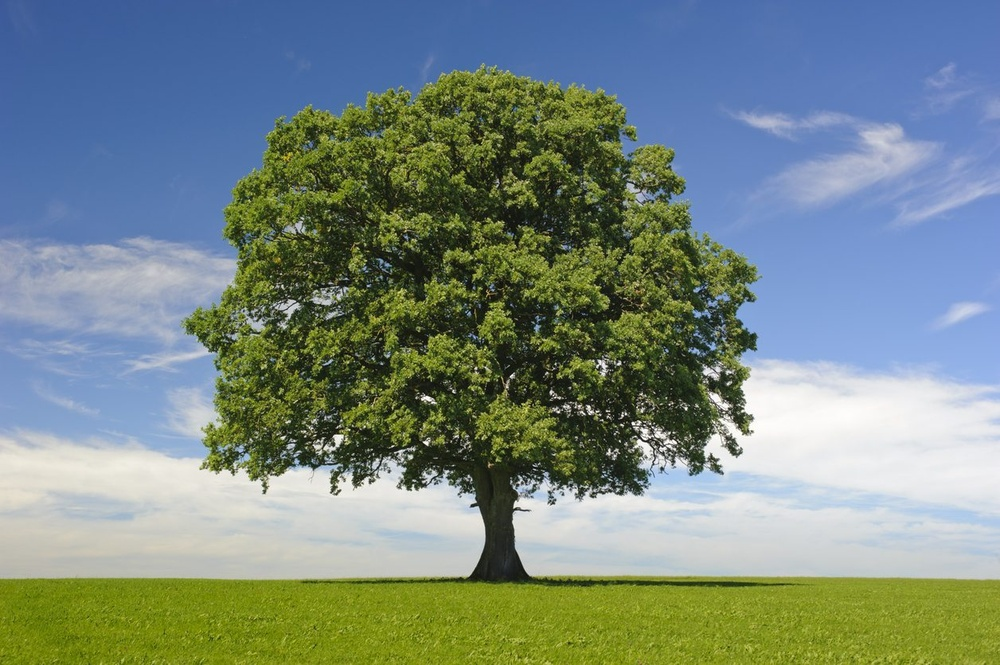
#> input picture tree.jpg, 1000 x 665 px, shrunk from 1256 x 835 before the run
$ python merge_images.py
#> lines starting #> are read from the running program, lines starting #| are printed output that depends on the picture
from PIL import Image
image = Image.open(r"tree.jpg")
#> image is the input picture: PIL image 1000x665 RGB; mean R, G, B 119.9, 136.7, 130.7
r, g, b = image.split()
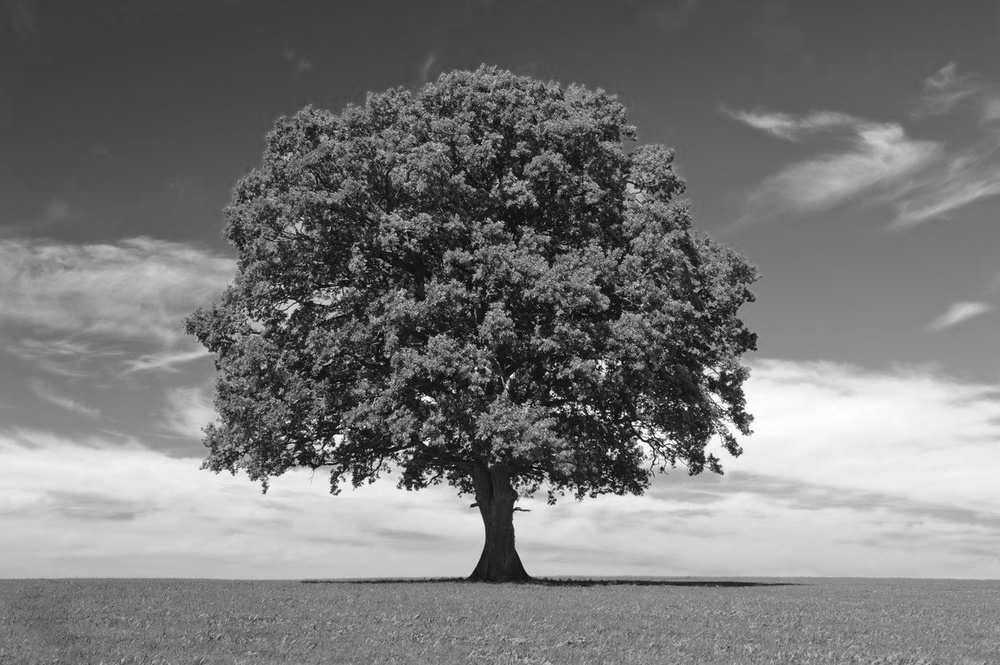
#> r: PIL image 1000x665 L; min 0, max 255, mean 119.9
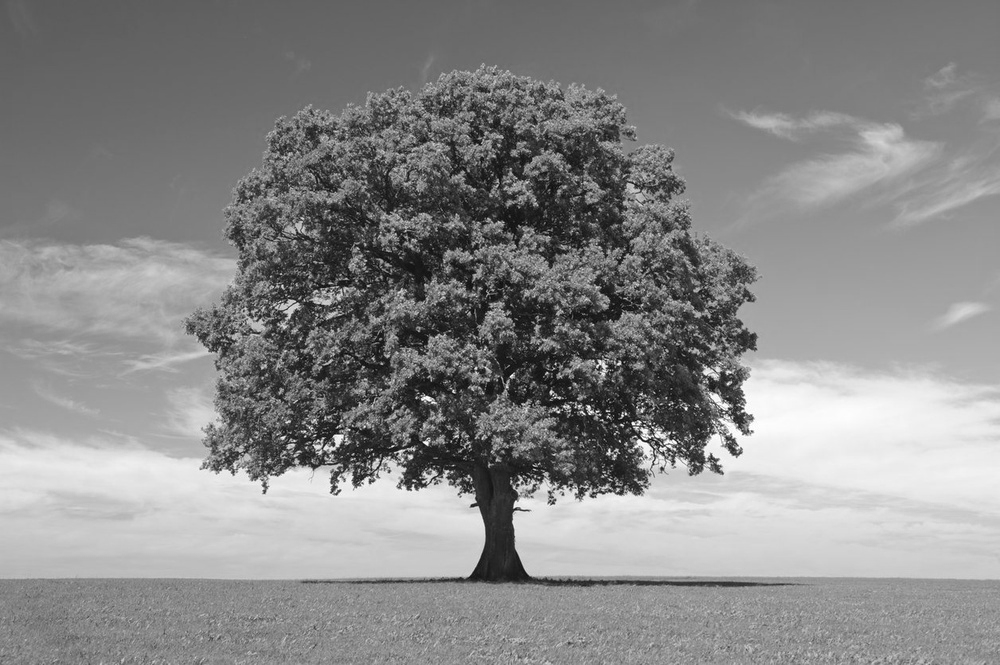
#> g: PIL image 1000x665 L; min 2, max 255, mean 136.7
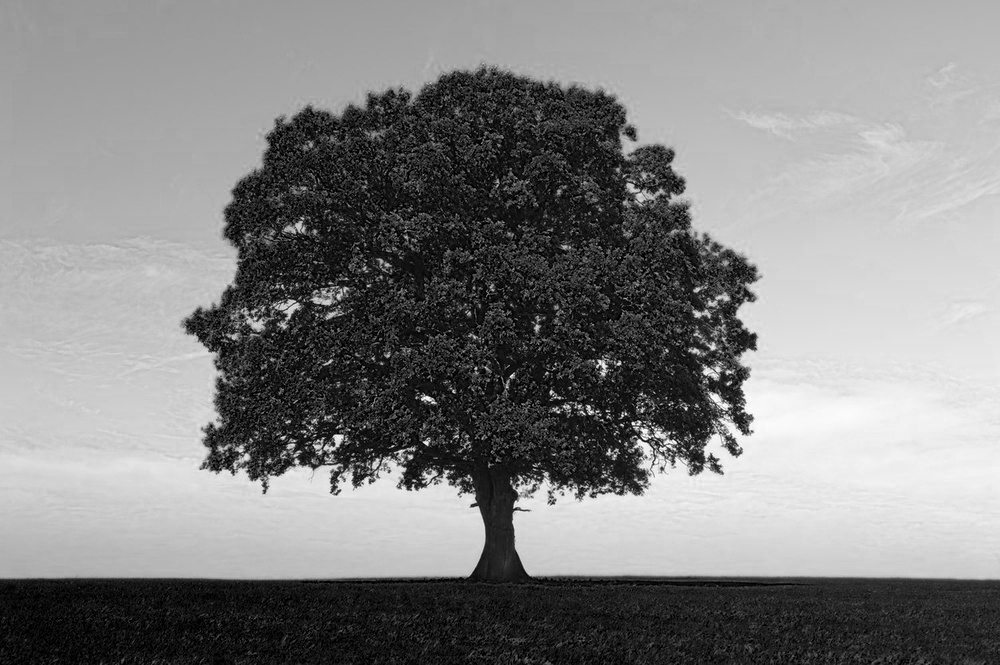
#> b: PIL image 1000x665 L; min 0, max 255, mean 130.7
image.show()
image = Image.merge("RGB", (b, g, r))
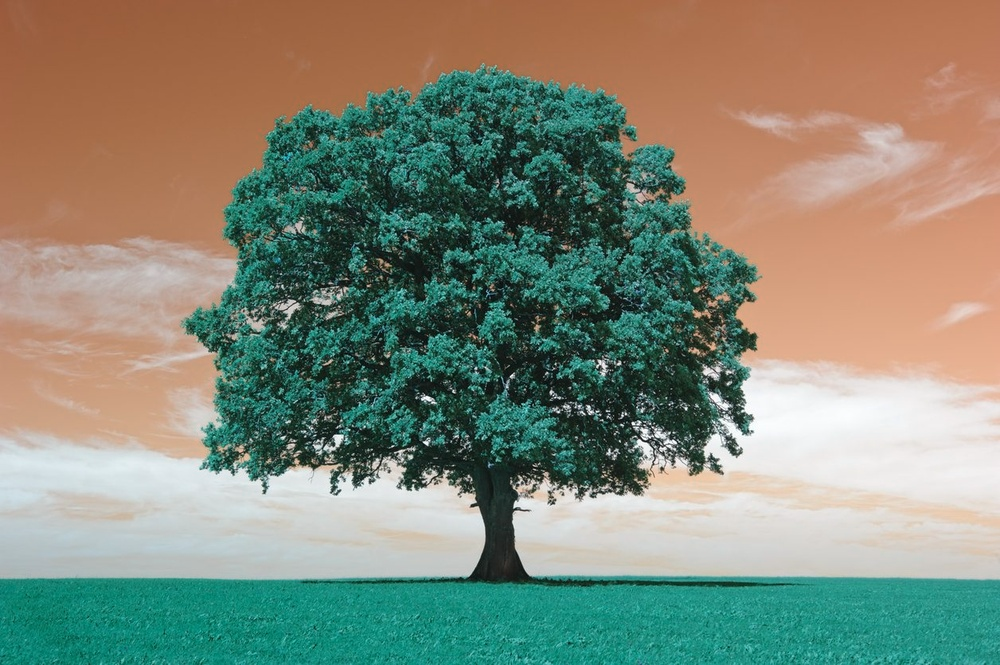
#> image: PIL image 1000x665 RGB; mean R, G, B 130.7, 136.7, 119.9
image.show()
